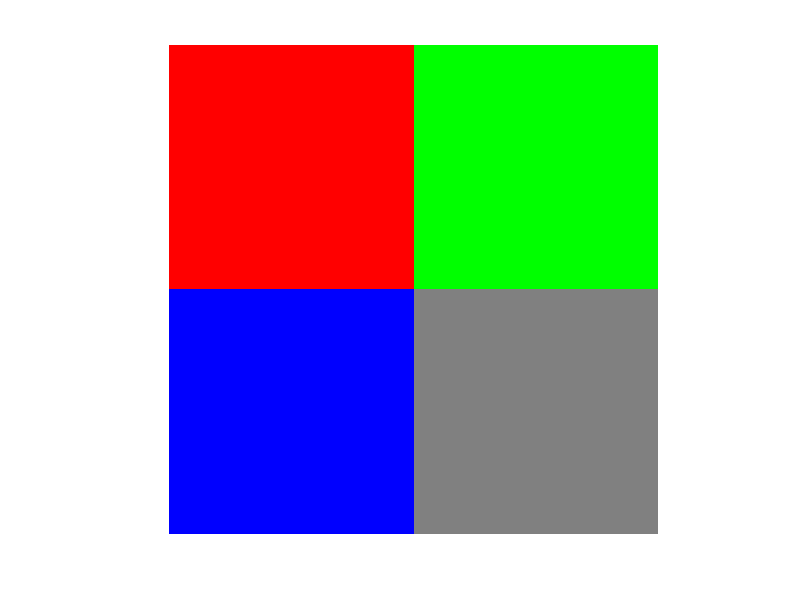

MATLAB code to generate this figure:
img = zeros(200, 200, 3);

img(1:100, 1:100, 1) = 1;
img(1:100, 101:200, 2) = 1;
img(101:200, 1:100, 3) = 1;
img(101:200, 101:200, :) = 0.5;

figure;
imshow(img);